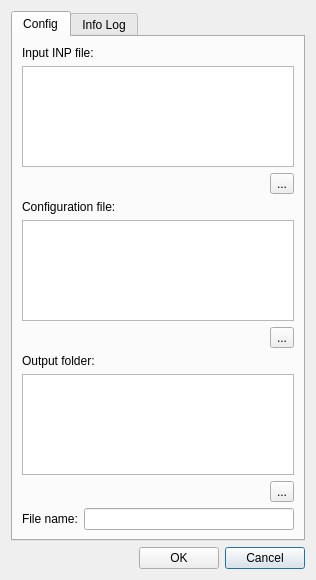
<?xml version="1.0" encoding="UTF-8"?>
<ui version="4.0">
 <class>dlg_quantized_demands</class>
 <widget class="QDialog" name="dlg_quantized_demands">
  <property name="geometry">
   <rect>
    <x>0</x>
    <y>0</y>
    <width>316</width>
    <height>580</height>
   </rect>
  </property>
  <property name="windowTitle">
   <string>Quantized demands</string>
  </property>
  <layout class="QGridLayout" name="gridLayout_2">
   <item row="10" column="0">
    <layout class="QGridLayout" name="lyt_buttons">
     <item row="0" column="1">
      <spacer name="horizontalSpacer">
       <property name="orientation">
        <enum>Qt::Horizontal</enum>
       </property>
       <property name="sizeHint" stdset="0">
        <size>
         <width>40</width>
         <height>20</height>
        </size>
       </property>
      </spacer>
     </item>
     <item row="0" column="3">
      <widget class="QPushButton" name="btn_cancel">
       <property name="text">
        <string>Cancel</string>
       </property>
      </widget>
     </item>
     <item row="0" column="2">
      <widget class="QPushButton" name="btn_ok">
       <property name="text">
        <string>OK</string>
       </property>
      </widget>
     </item>
     <item row="0" column="0">
      <widget class="QLabel" name="lbl_timer">
       <property name="text">
        <string/>
       </property>
      </widget>
     </item>
    </layout>
   </item>
   <item row="6" column="0">
    <spacer name="verticalSpacer">
     <property name="orientation">
      <enum>Qt::Vertical</enum>
     </property>
     <property name="sizeHint" stdset="0">
      <size>
       <width>20</width>
       <height>33</height>
      </size>
     </property>
    </spacer>
   </item>
   <item row="0" column="0">
    <widget class="QTabWidget" name="mainTab">
     <property name="currentIndex">
      <number>0</number>
     </property>
     <widget class="QWidget" name="tab_config">
      <attribute name="title">
       <string>Config</string>
      </attribute>
      <layout class="QGridLayout" name="gridLayout_7">
       <item row="3" column="0" colspan="2">
        <widget class="QLabel" name="lbl_config_file">
         <property name="text">
          <string>Configuration file:</string>
         </property>
        </widget>
       </item>
       <item row="4" column="0" colspan="2">
        <widget class="QTextEdit" name="data_config_file"/>
       </item>
       <item row="0" column="0" colspan="2">
        <widget class="QLabel" name="lbl_input_file">
         <property name="text">
          <string>Input INP file:</string>
         </property>
        </widget>
       </item>
       <item row="9" column="0">
        <widget class="QLabel" name="lbl_filename">
         <property name="text">
          <string>File name:</string>
         </property>
        </widget>
       </item>
       <item row="1" column="0" colspan="2">
        <widget class="QTextEdit" name="data_inp_input_file"/>
       </item>
       <item row="7" column="0" colspan="2">
        <widget class="QTextEdit" name="data_output_folder"/>
       </item>
       <item row="5" column="0" colspan="2" alignment="Qt::AlignRight">
        <widget class="QToolButton" name="btn_push_config_file">
         <property name="text">
          <string>...</string>
         </property>
        </widget>
       </item>
       <item row="6" column="0" colspan="2">
        <widget class="QLabel" name="lbl_output_folder">
         <property name="text">
          <string>Output folder:</string>
         </property>
        </widget>
       </item>
       <item row="9" column="1">
        <widget class="QLineEdit" name="txt_filename"/>
       </item>
       <item row="8" column="0" colspan="2" alignment="Qt::AlignRight">
        <widget class="QToolButton" name="btn_push_output_folder">
         <property name="text">
          <string>...</string>
         </property>
        </widget>
       </item>
       <item row="2" column="0" colspan="2" alignment="Qt::AlignRight">
        <widget class="QToolButton" name="btn_push_inp_input_file">
         <property name="text">
          <string>...</string>
         </property>
        </widget>
       </item>
      </layout>
     </widget>
     <widget class="QWidget" name="tab_infolog">
      <attribute name="title">
       <string>Info Log</string>
      </attribute>
      <layout class="QGridLayout" name="gridLayout">
       <item row="0" column="0">
        <widget class="QTextEdit" name="txt_infolog"/>
       </item>
      </layout>
     </widget>
    </widget>
   </item>
  </layout>
 </widget>
 <resources/>
 <connections/>
</ui>
